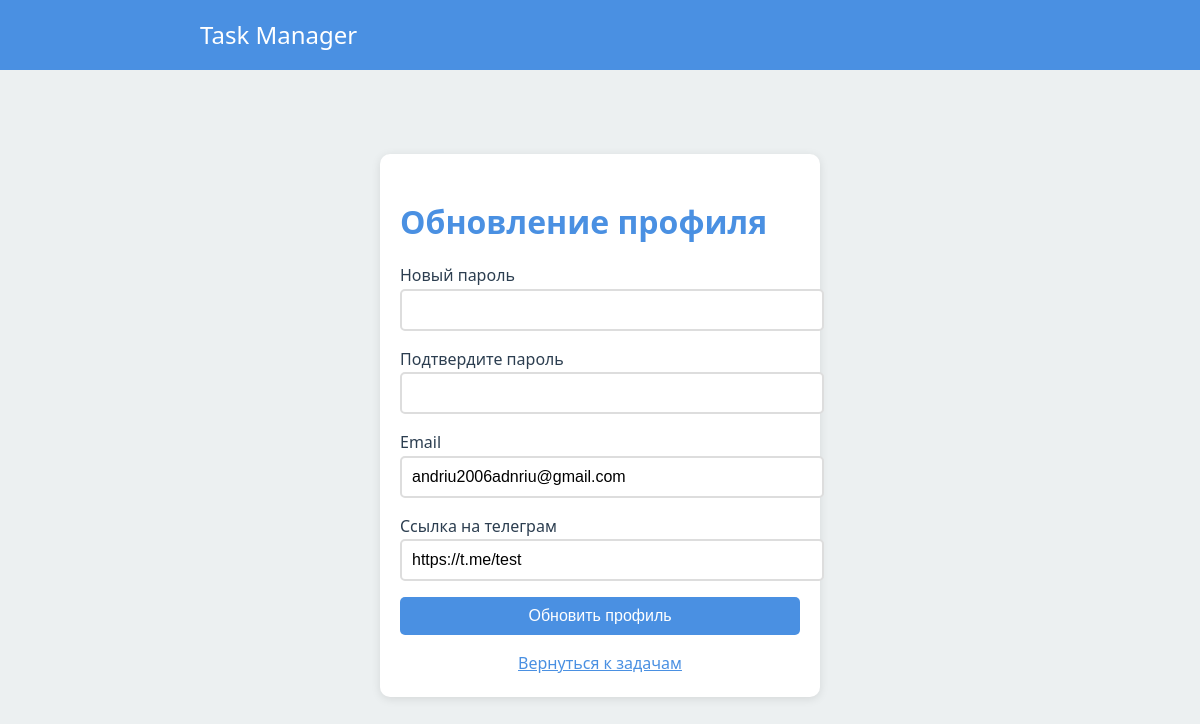
/update_profile/ (signed in), run on an earlier commit of the app's database.
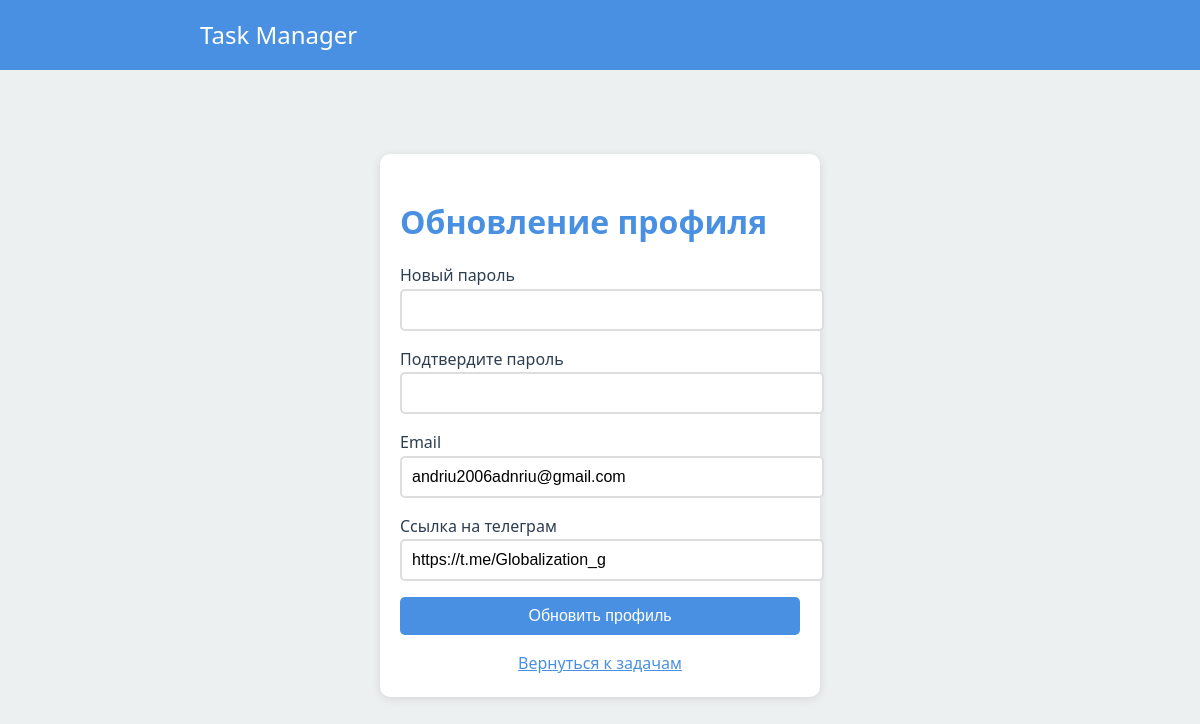
And on a later commit of the database.
### users/models.py (models this page shows, shortened)
class CustomUser(AbstractBaseUser):
    login = models.CharField(max_length=50, unique=True)
    email = models.EmailField(null=True, unique=True)
    date_joined = models.DateTimeField(default=timezone.now)
    telegram_id = models.CharField(max_length=50, null=True)
    is_staff = models.BooleanField(default=False)
    is_superuser = models.BooleanField(default=False)
    is_active = models.BooleanField(default=True)
    objects = CustomUserManager()
    USERNAME_FIELD = 'login'
    REQUIRED_FIELDS = []

### users/views.py (the view)
# urls.py: path('update_profile/', views.update_profile, name="update_profile"),
@login_required
def update_profile(request):
    if request.method == 'POST':
        form = UpdateProfileForm(request.POST, instance=request.user)
        if form.is_valid():
            new_password = form.cleaned_data.get('new_password')
            email = form.cleaned_data.get('email')
            telegram = form.cleaned_data.get('telegram')
            user = form.save(commit=False)
            CustomUser.objects.update_user(
                user=user,
                password=new_password if new_password else None,
                email=email,
                telegram=telegram
            )
            messages.success(request, "Профиль успешно обновлен")
            return redirect("tasks")
        else:
            messages.error(request, "Ошибка в введенных данных")
    else:
        initial_data = {
            'email': request.user.email,
            'telegram': f"https://t.me/{request.user.telegram_id}" if request.user.telegram_id else ""
        }
        form = UpdateProfileForm(instance=request.user, initial=initial_data)
    return render(request, 'users/update_profile.html', {'form': form})

### users/forms.py (shortened to what this page needs)
class UpdateProfileForm(forms.ModelForm):
    new_password = forms.CharField(label="Новый пароль", widget=forms.PasswordInput, required=False)
    check_password = forms.CharField(label="Подтвердите пароль", widget=forms.PasswordInput, required=False)
    email = forms.EmailField(label="Email", required=False)
    telegram = forms.URLField(label="Ссылка на телеграм", required=False)
    class Meta:
        model = CustomUser
        fields = []  # Пустой список, так как мы обрабатываем поля вручную

### tasks/templatetags/task_filters.py (called while the page is built)
@register.filter(name='add_class')
def add_class(field, css_class):
    return field.as_widget(attrs={"class": css_class})

### users/templates/users/update_profile.html (shortened to what this page needs)
{% load task_filters %}
<!DOCTYPE html>
<html lang="ru">
<head>
    <link rel="stylesheet" href="/static/css/style.css">
</head>
<body>
    <nav class="navbar">
        <div class="navbar-content">
            <span class="navbar-brand">Task Manager</span>
        </div>
    </nav>
    <div class="container">
        <div class="card fade-in" style="max-width: 400px; margin: 2rem auto;">
            <h1>Обновление профиля</h1>
            <form method="post" class="form-group">
                <div class="form-group">
                    <label for="{{ form.new_password.id_for_label }}">{{ form.new_password.label }}</label>
                    {{ form.new_password|add_class:"form-control" }}
                </div>
                <div class="form-group">
                    <label for="{{ form.check_password.id_for_label }}">{{ form.check_password.label }}</label>
                    {{ form.check_password|add_class:"form-control" }}
                </div>
                <div class="form-group">
                    <label for="{{ form.email.id_for_label }}">{{ form.email.label }}</label>
                    {{ form.email|add_class:"form-control" }}
                </div>
                <div class="form-group">
                    <label for="{{ form.telegram.id_for_label }}">{{ form.telegram.label }}</label>
                    {{ form.telegram|add_class:"form-control" }}
                </div>
                <button type="submit" class="btn btn-primary" style="width: 100%;">Обновить профиль</button>
            </form>
            <div style="text-align: center; margin-top: 1rem;">
                <a href="{% url 'tasks' %}" style="color: var(--primary-color);">Вернуться к задачам</a>
            </div>
        </div>
    </div>
</body>
</html>

What changed in the data, as far as the page shows it:
changed CustomUser "andriu2006adnriu@gmail.com": telegram "https://t.me/test" → "https://t.me/Globalization_g"
